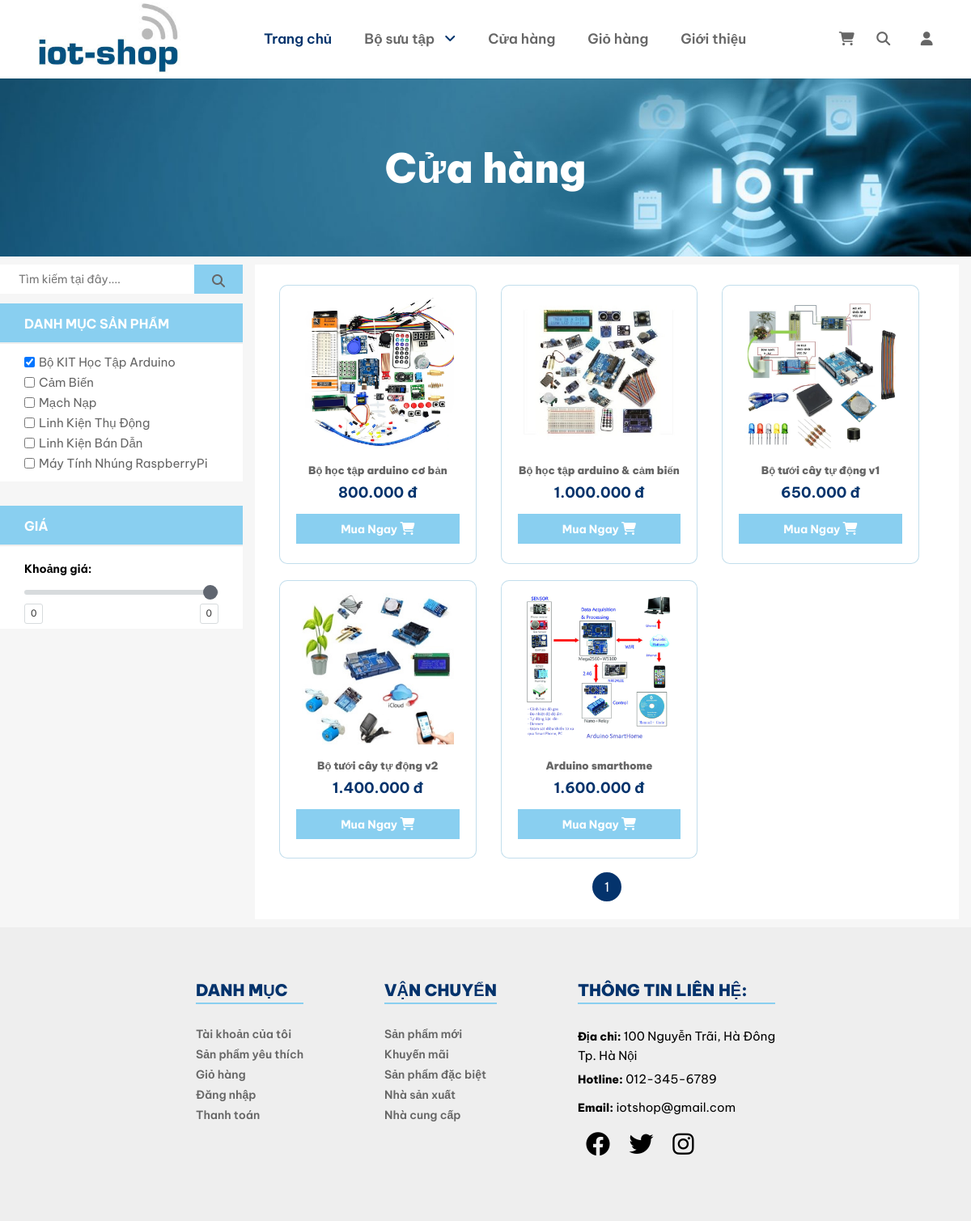
Screenshot of /index.php?quanly=cuahang&id_category=1 with the database file from the repository.
### tables this page shows
CREATE TABLE `category` (
  `id_category` int(11) NOT NULL,
  `name_category` varchar(50) NOT NULL,
  `img_category` varchar(250) NOT NULL,
  `order` int(2) NOT NULL,
  `parent_id` int(11) NOT NULL
);

CREATE TABLE `detailproduct` (
  `id_detailProduct` int(11) NOT NULL,
  `inventory` int(11) NOT NULL,
  `sold` int(11) NOT NULL,
  `detail_size` varchar(10) NOT NULL,
  `detail_price` int(11) NOT NULL,
  `id_product` int(11) NOT NULL
);

CREATE TABLE `product` (
  `id_product` int(11) NOT NULL,
  `title_product` varchar(50) NOT NULL,
  `img_product` varchar(150) NOT NULL,
  `subTitle_product` varchar(250) NOT NULL,
  `des_product` text NOT NULL,
  `hot_product` tinyint(1) NOT NULL,
  `id_category` int(11) DEFAULT NULL
);

### model/db.classes.php (called while the page is built, shortened)
<?php
class DB {
    private $servername = "localhost";
    private $username = "root";
    private $password = '';
    private $dbname = "iot";
    protected function connect () {
        try {
            $conn = new PDO('mysql:host='.$this->servername.';dbname='.$this->dbname, $this->username, $this->password);
            $conn->setAttribute(PDO::ATTR_ERRMODE, PDO::ERRMODE_EXCEPTION);
            return $conn;
        }catch(PDOException $e) {
            echo "Connection failed: " . $e->getMessage();
        }
    }
}
?>

### model/category.classes.php (called while the page is built, shortened)
<?php
class Category extends DB {
    public function getCategorys() {
        $sql = "Select * from category ORDER BY parent_id";
        $stmt = $this->connect()->query($sql);
        return $stmt->fetchAll();
    }
    public function getParentCategory() {
        $sql = "Select * from category WHERE parent_id = 0";
        $stmt = $this->connect()->query($sql);
        return $stmt->fetchAll();
    }
    public function getArrChildCategoryByID($id_parent) {
        $sql = "Select * from category WHERE parent_id = $id_parent";
        $stmt = $this->connect()->query($sql);
        $arr_fetch = $stmt->fetchAll();
        $result = [];
        return $result;
    }
}
?>

### model/product.classes.php (called while the page is built, shortened)
<?php
class Product extends DB {
    public function getProductsByCategory($listIDCategory,$limit,$name) {
        $condition = "HAVING ";
        if(count($listIDCategory) > 1 ) {
            for($i = 0; $i < count($listIDCategory) ; $i++) {
                if($i == 0) {
                    $condition .= "id_category = $listIDCategory[$i] ";
                }else {
                    $condition .= "OR id_category = $listIDCategory[$i] ";
                }
            }
        }else if(count($listIDCategory) == 1) {
            $condition .= "id_category = $listIDCategory[0] ";
        }else {
            $condition .= "1";
        }
        $condition .=" AND title_product LIKE '%$name%'";
        $condition .= " LIMIT $limit";
        $sql = "Select * from product INNER JOIN detailproduct ON product.id_product = detailproduct.id_product GROUP BY product.id_product $condition";
        $stmt = $this->connect()->query($sql);
        return $stmt->fetchAll();
    }
    public function getCountProductsByCategory($listIDCategory,$name) {
        $condition = "WHERE ";
        if(count($listIDCategory) > 1 ) {
            for($i = 0; $i < count($listIDCategory) ; $i++) {
                if($i == 0) {
                    $condition .= "id_category = $listIDCategory[$i] ";
                }else {
                    $condition .= "OR id_category = $listIDCategory[$i] ";
                }
            }
        }else if(count($listIDCategory) == 1) {
            $condition .= "id_category = $listIDCategory[0] ";
        }else {
            $condition .= "1";
        }
        $condition .=" AND title_product LIKE '%$name%'";
        $sql = "Select * from product $condition";
        $stmt = $this->connect()->query($sql);
        return $stmt->rowCount();
    }
}
?>

### view/shop.php (the view, shortened to what this page needs)
<?php
include_once('./model/product.classes.php');
include_once('./model/category.classes.php');
$Product = new Product();
$Category = new Category();
$arrayIdCategory = [];
$searchName = "";
if ($_GET['quanly'] == 'cuahang') {
  if (isset($_GET['id_category'])) {
    $id_category = $_GET['id_category'];
    $arrayIdCategory = $Category->getArrChildCategoryByID($id_category);
    array_push($arrayIdCategory, $id_category);
  } else {
    $id_category = 0;
  }
}
?>
<div class="banner">
  <h3 class="title">Cửa hàng</h3>
</div>
<div class="container-shop">
  <form action="#" method="post" class="container-shop-left">
    <form class="container-item">
      <div class="container-search">
        <input
          type="text"
          name="search"
          id="search-product-homepage"
          placeholder="Tìm kiếm tại đây...."
          onchange="fetchAjaxHomePage()"
          value="<?php echo $searchName ? $searchName : '' ?>" />
        <button type="submit">
          <i class="fa-solid fa-magnifying-glass"></i>
        </button>
      </div>
      <div class="container-item">
        <div class="container-categories">
          <div class="title-shop-left">Danh mục sản phẩm</div>
          <ul class="categories">
            <?php
            $listParentCategory = $Category->getCategorys();
            foreach ($listParentCategory as $row_parent_category) {
            ?>
              <li class="categorie">
                <input
                  type="checkbox"
                  name="category"
                  class="categoryCheckbox"
                  value="<?php echo $row_parent_category['id_category'] ?>"
                  <?php echo $row_parent_category['id_category'] == $id_category ? 'checked' : '' ?>
                  onchange="fetchAjaxHomePage()">
                <label for="category" class="link-categorie"><?php echo $row_parent_category['name_category'] ?></label>
              </li>
            <?php } ?>
          </ul>
        </div>
      </div>
      <div class="container-item">
        <div class="container-filter">
          <div class="title-shop-left">Giá</div>
          <div class="price-amount">
            <h5>Khoảng giá: </h5>
            <div class="section-item fillter">
              <input class="range" type="range" name="range" min="0" max="10000000" value="1000000000" step="10000"
                onmousemove="rangevalue1.value=nf.format(value)"
                onchange="fetchAjaxHomePage()" />
              <div class="price-fillter">
                <output id="rangevalue">0</output>
                <output id="rangevalue1">0</output>
              </div>
            </div>
          </div>
        </div>
      </div>
    </form>
    <div class="shop-right">
      <div class="product-list-shop" id="result">
        <?php
        $productPerPage = 9;
        $countProducts = $Product->getCountProductsByCategory($arrayIdCategory, $searchName);
        $countPage = ceil($countProducts / $productPerPage);
        $productList = $Product->getProductsByCategory($arrayIdCategory, $productPerPage, $searchName);
        foreach ($productList as $item) {
        ?>
          <a href="index.php?quanly=chitiet&id=<?php echo $item['id_product'] ?>" class="product-item">
            <div class="product-img">
              <img src="<?php echo $item['img_product'] ?>" alt="">
            </div>
            <div class="product-info">
              <p class="product-name"><?php echo $item['title_product'] ?></p>
              <p class="product-price"><?php echo number_format($item['detail_price'], 0, '', '.') ?> đ</p>
              <button class="btn-addtocart">
                Mua Ngay
                <i class="fa-solid fa-cart-shopping"></i>
              </button>
            </div>
          </a>
        <?php
        }
        ?>
      </div>
      <div class="pagination">
        <?php
        $i = 1;
        while ($i <= $countPage) {
        ?>
          <div class="item">
            <label for="input-<?php echo $i ?>" class="button button-<?php echo $i ?>"> <?php echo $i ?></label>
          </div>
        <?php
          $i++;
        }
        ?>
      </div>
    </div>
  </form>
</div>

### assets/css/global.css (style rules this page uses)
* { font-family: 'Be Vietnam Pro', sans-serif; margin: 0; padding: 0; box-sizing: border-box; font-size: 10px; }
html { font-size: 10px; }
a { text-decoration: none; }
ul,li { list-style: none; }
img { object-fit: cover; }
:root { --primary-color: #04336C; --primary-admin: #2a2185; --secondary-color: #89CFF0; --third-color: #FFFFFF; --text-color: #666666; --hover: #04336C; --box-shadow: rgba(53, 146, 191, 0.7) 0px 10px 15px; --bg-footer: #eee; --bg-main:#F6F6F6; --header-height: 97px; }

### assets/css/components/header.css (style rules this page uses)
.fa-cart-shopping { position: relative; }

### assets/css/shop.css (style rules this page uses)
body { background-color: var(--bg-main); }
.banner { position: relative; background: rgba(0, 0, 0, 0) url(../images/iot-banner.jpg) no-repeat scroll center center/cover; padding-top: 220px; }
.banner .title { position: absolute; top: 50%; left: 50%; transform: translate(-50%, -50%); font-size: 5rem; font-weight: 900; line-height: 33px; color: white; }
.container-shop { display: flex; max-width: 1200px; margin: 0 auto; }
.shop-right { flex: 1; display: flex; flex-wrap: wrap; background-color: var(--third-color); padding: 15px; margin: 10px 15px; align-items: center; }
.product-list-shop { width: 100%; display: flex; flex-wrap: wrap; }
.product-item { display: flex; flex-direction: column; width: 29%; border: 1px solid rgba(53, 146, 191, 0.3); border-radius: 10px; padding: 15px 20px; margin: 10px 15px; background-color: white; transition: all linear 0.3s; }
.product-img { width: 100%; height: 60%; }
.product-img img { width: 100%; height: 100%; object-fit: contain; }
.product-info { display: flex; flex: 1; flex-direction: column; justify-content: center; align-items: center; margin-top: 10px; }
.product-item img { flex-shrink: 0; width: 100%; max-height: 230px; overflow-y: hidden; }
.product-name { color: var(--text-color); font-size: 1.3rem; font-weight: 900; margin-bottom: 10px; }
.product-price { font-size: 1.8rem; font-weight: 700; color: var(--primary-color); }
.product-item .btn-addtocart { width: 100%; padding: 10px 0; margin-top: 15px; background-color: var(--secondary-color); color: var(--third-color); font-size: 1.4rem; font-weight: 700; border: none; transition: all linear 0.3s; cursor: pointer; }
.pagination { margin: 0 auto; }
.container-shop-left { display: flex; width: 25%; flex-direction: column; margin-top: 10px; }
.container-item { background-color: var(--third-color); }
.container-item:not(:last-child) { margin-bottom: 3rem; }
.container-search { display: flex; align-items: center; margin-bottom: 12px; }
form input[type="text"] { width: 80%; font-size: 1.4rem; padding: 10px 23px; border: none; outline: none; color: var(--text-color); }
form button[type="submit"] { flex: 1; font-size: 2rem; height: 100%; border: none; outline: none; cursor: pointer; font-weight: 800; color: var(--text-color); background: var(--secondary-color); }
.container-categories { display: flex; flex-direction: column; background-color: var(--third-color); }
.title-shop-left { border-bottom: 2px solid #eee; color: var(--third-color); background: var(--secondary-color); font-size: 16px; font-weight: 700; height: 50px; line-height: 50px; margin-bottom: 0; padding: 0 30px; text-transform: uppercase; }
.categories { padding: 10px 30px; }
.categorie { font-size: 2rem; display: flex; align-items: center; }
.categorie .link-categorie { color: var(--text-color); display: inline-block; font-size: 1.5rem; line-height: 25px; text-transform: capitalize; cursor: pointer; transition: all 0.3s ease 0s; margin-left: 5px; }
.container-filter { display: flex; flex-direction: column; }
.price-amount { padding: 20px 30px 0; display: flex; flex-direction: column; justify-content: space-around; }
.price-amount h5, .price-amount span { font-size: 1.4rem; }
.range { width: 100%; -webkit-appearance: none; vertical-align: middle; outline: none; border: none; padding: 0; background: none; }
output { border: 1px solid #d7dbdd; color: #333; font-family: "Lato", sans-serif; font-size: 12px; margin: 6px 0; padding: 0.4em 0.6em; border-radius: 3px; }
.price-fillter { display: flex; justify-content: space-between; }
.fillter { margin: 10px 0 0 0; }

### rows the page displays
category: id_category "☑", name_category "Bộ KIT Học Tập Arduino"
category: name_category "Cảm Biến"
category: name_category "Mạch Nạp"
category: name_category "Linh Kiện Thụ Động"
category: name_category "Linh Kiện Bán Dẫn"
category: name_category "Máy Tính Nhúng RaspberryPi"
detailproduct: id_product.img_product (picture), id_product.title_product "Bộ học tập arduino cơ bản", detail_price "800.000"
detailproduct: id_product.img_product (picture), id_product.title_product "Bộ học tập arduino & cảm biến", detail_price "1.000.000"
detailproduct: id_product.img_product (picture), id_product.title_product "Bộ tưới cây tự động v1", detail_price "650.000"
detailproduct: id_product.img_product (picture), id_product.title_product "Bộ tưới cây tự động v2", detail_price "1.400.000"
detailproduct: id_product.img_product (picture), id_product.title_product "Arduino smarthome", detail_price "1.600.000"
